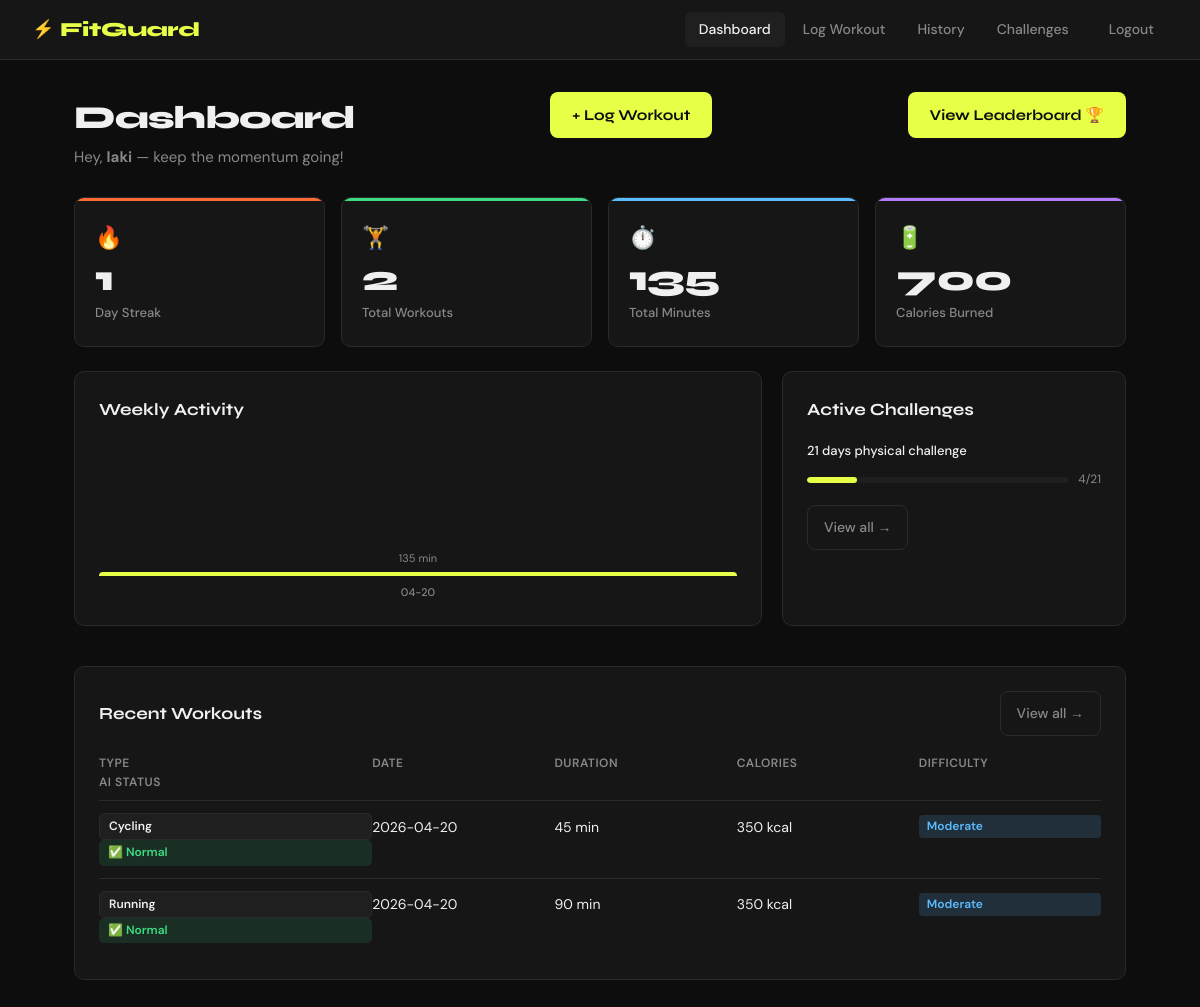
The app's page /dashboard (signed in) with its own data.
### tables this page shows
CREATE TABLE challenges (
                id          INTEGER PRIMARY KEY AUTOINCREMENT,
                user_id     INTEGER NOT NULL,
                title       TEXT    NOT NULL,
                target_days INTEGER NOT NULL,
                current_day INTEGER DEFAULT 0,
                start_date  TEXT    NOT NULL,
                status      TEXT    DEFAULT 'active',
                FOREIGN KEY (user_id) REFERENCES users(id)
            );

CREATE TABLE workouts (
                id           INTEGER PRIMARY KEY AUTOINCREMENT,
                user_id      INTEGER NOT NULL,
                workout_type TEXT    NOT NULL,
                duration     INTEGER NOT NULL,
                calories     INTEGER,
                difficulty   TEXT,
                notes        TEXT,
                workout_date TEXT    NOT NULL,
                created_at   TEXT    DEFAULT CURRENT_TIMESTAMP, anomaly_status TEXT DEFAULT 'normal', anomaly_reason TEXT,
                FOREIGN KEY (user_id) REFERENCES users(id)
            );

### app.py (the view)
@app.route("/dashboard")
@login_required
def dashboard():
    user_id = session["user_id"]
    with get_db() as conn:
        workouts = conn.execute("""
            SELECT * FROM workouts
            WHERE user_id = ?
            ORDER BY workout_date DESC, created_at DESC
            LIMIT 5
        """, (user_id,)).fetchall()
        stats = conn.execute("""
            SELECT
                COUNT(*)               AS total_workouts,
                COALESCE(SUM(duration), 0)  AS total_minutes,
                COALESCE(SUM(calories), 0)  AS total_calories
            FROM workouts WHERE user_id = ?
        """, (user_id,)).fetchone()
        all_dates = conn.execute("""
            SELECT DISTINCT workout_date FROM workouts
            WHERE user_id = ? ORDER BY workout_date DESC
        """, (user_id,)).fetchall()
        streak = 0
        check_date = date.today()
        date_set = {row["workout_date"] for row in all_dates}
        while str(check_date) in date_set:
            streak += 1
            check_date = date(check_date.year, check_date.month, check_date.day)
            from datetime import timedelta
            check_date -= timedelta(days=1)
        challenges = conn.execute("""
            SELECT * FROM challenges WHERE user_id = ? AND status = 'active'
        """, (user_id,)).fetchall()
        weekly = conn.execute("""
            SELECT workout_date, SUM(duration) as minutes
            FROM workouts
            WHERE user_id = ?
              AND workout_date >= date('now', '-6 days')
            GROUP BY workout_date
            ORDER BY workout_date
        """, (user_id,)).fetchall()
    return render_template("dashboard.html",
        workouts=workouts,
        stats=stats,
        streak=streak,
        challenges=challenges,
        weekly=weekly
    )

### app.py (called while the page is built)
def get_db():
    conn = sqlite3.connect(DB_PATH)
    conn.row_factory = sqlite3.Row
    return conn

def login_required(f):
    @wraps(f)
    def decorated(*args, **kwargs):
        if "user_id" not in session:
            flash("Please log in to continue.", "warning")
            return redirect(url_for("login"))
        return f(*args, **kwargs)
    return decorated

### templates/dashboard.html (shortened to what this page needs)
{% extends "base.html" %}
{% block content %}
<div class="page-header">
  <div>
    <h1 class="page-title">Dashboard</h1>
    <p class="page-sub">
      Hey, <strong>{{ session.username }}</strong> — keep the momentum going!
    </p>
  </div>
  <a href="{{ url_for('log_workout') }}" class="btn-primary">+ Log Workout</a>
  <a href="{{ url_for('leaderboard') }}" class="btn-primary">
View Leaderboard 🏆
</a>
</div>
<div class="stats-grid">
  <div class="stat-card accent-orange">
    <div class="stat-icon">🔥</div>
    <div class="stat-value">{{ streak }}</div>
    <div class="stat-label">Day Streak</div>
  </div>
  <div class="stat-card accent-green">
    <div class="stat-icon">🏋️</div>
    <div class="stat-value">{{ stats.total_workouts }}</div>
    <div class="stat-label">Total Workouts</div>
  </div>
  <div class="stat-card accent-blue">
    <div class="stat-icon">⏱️</div>
    <div class="stat-value">{{ stats.total_minutes }}</div>
    <div class="stat-label">Total Minutes</div>
  </div>
  <div class="stat-card accent-purple">
    <div class="stat-icon">🔋</div>
    <div class="stat-value">{{ stats.total_calories }}</div>
    <div class="stat-label">Calories Burned</div>
  </div>
</div>
<div class="section-row">
  <div class="card chart-card">
    <h2 class="card-title">Weekly Activity</h2>
    <div class="bar-chart" id="weekChart">
      {% for w in weekly %}
        {% set pct = ((w.minutes or 0) / 120 * 100)|int %}
        <div class="bar-col">
          <div class="bar-wrap">
            <div class="bar"
                 style="height: {{ pct }}%;"
                 data-val="{{ w.minutes }} min">
            </div>
          </div>
          <div class="bar-label">
            {{ w.workout_date[-5:] }}
          </div>
        </div>
      {% else %}
        <p class="empty-msg">
          No workouts logged this week yet.
        </p>
      {% endfor %}
    </div>
  </div>
  <div class="card challenges-mini">
    <h2 class="card-title">Active Challenges</h2>
    {% if challenges %}
      {% for ch in challenges %}
      <div class="challenge-mini-item">
        <div class="challenge-mini-title">
          {{ ch.title }}
        </div>
        <div class="progress-wrap">
          <div class="progress-bar">
            {% set progress = (ch.current_day / ch.target_days * 100)|int if ch.target_days else 0 %}
            <div class="progress-fill"
                 style="width: {{ progress }}%;">
            </div>
          </div>
          <span class="progress-label">
            {{ ch.current_day }}/{{ ch.target_days }}
          </span>
        </div>
      </div>
      {% endfor %}
      <a href="{{ url_for('challenges') }}" class="btn-ghost">
        View all →
      </a>
    {% endif %}
  </div>
</div>
<div class="card">
  <div class="card-header-row">
    <h2 class="card-title">Recent Workouts</h2>
    <a href="{{ url_for('workouts') }}" class="btn-ghost">
      View all →
    </a>
  </div>
  {% if workouts %}
  <div class="workout-table">
    <div class="table-head">
      <span>Type</span>
      <span>Date</span>
      <span>Duration</span>
      <span>Calories</span>
      <span>Difficulty</span>
      <span>AI Status</span>
    </div>
    {% for w in workouts %}
    <div class="table-row">
      <span class="workout-type-badge">
        {{ w.workout_type }}
      </span>
      <span>
        {{ w.workout_date }}
      </span>
      <span>
        {{ w.duration }} min
      </span>
      <span>
        {{ w.calories or '—' }}
        {% if w.calories %} kcal{% endif %}
      </span>
      <span class="diff-badge diff-{{ w.difficulty|lower if w.difficulty else 'none' }}">
        {{ w.difficulty or '—' }}
      </span>
      <span class="anomaly-badge anomaly-{{ w.anomaly_status or 'normal' }}"
            title="{{ w.anomaly_reason or 'Looks normal' }}">
        {{ '⚠️ Suspicious' if w.anomaly_status == 'suspicious' else '✅ Normal' }}
      </span>
    </div>
    {% endfor %}
  </div>
  {% endif %}
</div>
{% endblock %}

### records on screen
challenges: title "21 days physical challenge", {{ progress }} 19 (drawn), current_day "4", target_days "21"
workouts: workout_type "Cycling", workout_date "2026-04-20", duration "45", calories "350", shows "kcal", difficulty "Moderate", anomaly_status "✅ Normal"
workouts: workout_type "Running", workout_date "2026-04-20", duration "90", calories "350", shows "kcal", difficulty "Moderate", anomaly_status "✅ Normal"

### other values on screen
{{ session.username }} "laki"
{{ streak }} "1"
{{ stats.total_workouts }} "2"
{{ stats.total_minutes }} "135"
{{ stats.total_calories }} "700"
{{ w.workout_date[-5:] }} "04-20"
